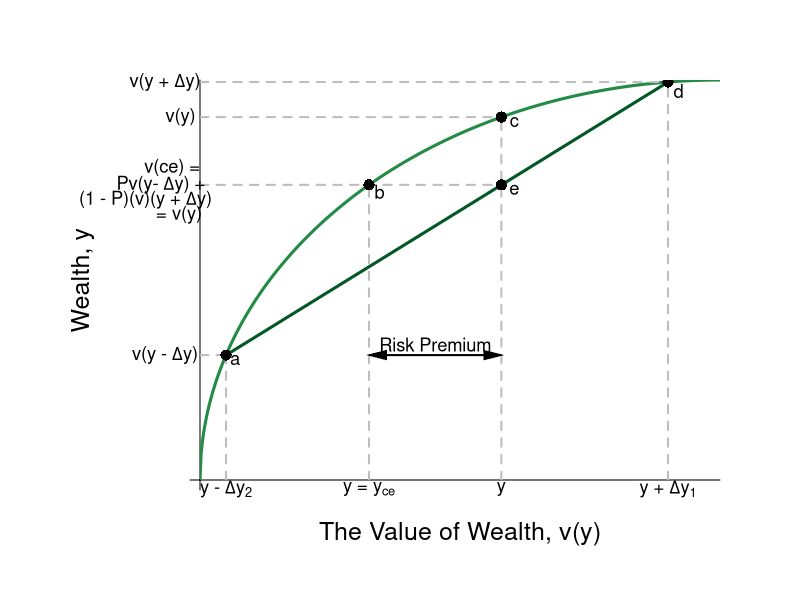

This figure's R source:
#Graph Designer: Simon Halliday
#Authors: Bowles, Foley and Halliday
#Title: Coordination, Conflict and Competition: A Text in Microeconomics

library(shape)
require(shape)
pdf(file = "/Users/rileyboeth/Library/Mobile Documents/com~apple~CloudDocs/bfh textbook - backup/coordination_failures/figure4_3.pdf", width = 10, height = 8)

#Set parameters for graphics
axislabelsize <- 1.5
labelsize <- 1.1
graphlinewidth <- 3
segmentlinewidth <- 2

COL <- c("#7fc97f", "#beaed4", "#fdc086", "#ffff99", "#386cb0", "#f0027f", "#bf5b17", "#666666")
COLA <- c("#e0f3db", "#99d8c9","#66c2a4","#41ae76", "#238b45", "#005824")
COLB <- c("#4eb3d3", "#2b8cbe", "#0868ac","#084081")

#Edited the margins to cater for the larger LHS labels
par(mar =  c(6, 10, 4, 4))

#Concave utility of wealth function

ConcaveU <- function(x,y){
  (1600-(x-40)^2)^(1/2)
}

#Add limits on axes and levels of utility for each indifference curve
ylims <- c(0, 40)
xlims <- c(0, 40)

npts <- 501 
x <- seq(xlims[1], xlims[2], length.out = npts)
y <- seq(ylims[1], ylims[2], length.out = npts) 

plot(0, 0, xlim = xlims, ylim = ylims, type = "n",
     xlab = expression(paste("")),
     ylab = expression(paste("")), 
     xaxt = "n", 
     yaxt = "n", 
     cex.lab = axislabelsize, 
     bty = "n", 
     xaxs="i", 
     yaxs="i"
)

#x and y limits with plain axes without ticks/numbers to match previous graph

ticksx <- seq(from = 0, to = xlims[2]+1, by = 41)
xlabels <- seq(from = 0, to = xlims[2], by = 1)
ticksy <- seq(from = 0, to = ylims[2]+1, by = 41)
ylabels <- seq(from = 0, to = ylims[2], by = 10)

axis(1,at = ticksx,  pos = 0, labels = FALSE)
axis(2,at = ticksy,  pos = 0, labels = FALSE, las = 1)

npts <- 500 
xx1 <- seq(xlims[1], xlims[2], length.out = npts)
xx2 <- seq(0, xlims[2], length.out = npts)
xx3 <- seq(xlims[1], 0, length.out = npts)
xx4 <- seq(-11, 0, length.out = npts)

#Axis labels and draw linear utility function
mtext(expression(paste("The Value of Wealth, v(y)")), side = 1, line = 2.5, cex = axislabelsize)
text(-9, 0.5*ylims[2], expression(paste("Wealth, y")), xpd = TRUE, cex = axislabelsize, srt = 90) 

lines(xx1, ConcaveU(xx1, y), col = COLA[5], lwd = graphlinewidth)

#Add line from pt a to pt c

segments(2, ConcaveU(2), 36, ConcaveU(36), lty = 1, col = COLA[6] , lwd = graphlinewidth)


#Label 5 points on line

text(2.7, ConcaveU(2)-.5, expression(paste("a")), cex = labelsize)
segments(2, 0, 2, ConcaveU(2), lty = 2, col = "gray", lwd = segmentlinewidth)
segments(0, ConcaveU(2), 2, ConcaveU(2), lty = 2, col = "gray", lwd = segmentlinewidth)
points(2, ConcaveU(2), pch = 16, col = "black", cex = 1.5)


text(24.18, ConcaveU(23.18)-.5, expression(paste("c")), cex = labelsize)
segments(23.18, 0, 23.18, ConcaveU(23.18), lty = 2, col = "gray", lwd = segmentlinewidth)
segments(0, ConcaveU(23.18), 23.18, ConcaveU(23.18), lty = 2, col = "gray", lwd = segmentlinewidth)
points(23.18, ConcaveU(23.18), pch = 16, col = "black", cex = 1.5)

text(24.18, ConcaveU(13)-.5, expression(paste("e")), cex = labelsize)
segments(0, ConcaveU(13), 23.18, ConcaveU(13), lty = 2, col = "gray", lwd = segmentlinewidth)
points(23.18, ConcaveU(13), pch = 16, col = "black", cex = 1.5)

text(13.8, ConcaveU(13)-.7, expression(paste("b")), cex = labelsize)
segments(13, 0, 13, ConcaveU(13), lty = 2, col = "gray", lwd = segmentlinewidth)
points(13, ConcaveU(13), pch = 16, col = "black", cex = 1.5)

text(36.8, ConcaveU(36)-.9, expression(paste("d")), cex = labelsize)
segments(36, 0, 36, ConcaveU(36), lty = 2, col = "gray", lwd = segmentlinewidth)
segments(0, ConcaveU(36), 36, ConcaveU(36), lty = 2, col = "gray", lwd = segmentlinewidth)
points(36, ConcaveU(36), pch = 16, col = "black", cex = 1.5)

#Label y-sub,x-sub,etc. on axes

text(36, -.9, expression(paste("y + ", Delta, "y"[1])), xpd = TRUE, cex = labelsize)
text(13, -.9, expression(paste("y = y"[ce])),  xpd = TRUE,  cex = labelsize)
text(2, -.9, expression(paste("y - ",Delta,"y"[2])),  xpd = TRUE,  cex = labelsize)
text(23.18, -.9, expression(paste("y")),  xpd = TRUE,  cex = labelsize)


text(-2.7, ConcaveU(36), expression(paste("v(y + ",Delta,"y)")), xpd = TRUE, cex = labelsize)
text(-1.95, ConcaveU(13)+1.7, expression(paste("v(ce) = ")),  xpd = TRUE, cex = labelsize)
text(-2.8, ConcaveU(13), expression(paste("Pv(y- ",Delta,"y) + ")),  xpd = TRUE, cex = labelsize)
text(-4.2, ConcaveU(13)-1.5, expression(paste("(1 - P)(v)(y + ",Delta,"y)")),  xpd = TRUE, cex = labelsize)
text(-1.8, ConcaveU(13)-3, expression(paste(" = v(y)")),  xpd = TRUE, cex = labelsize)
text(-2.7, ConcaveU(2), expression(paste("v(y - ",Delta,"y)")),  xpd = TRUE,  cex = labelsize)
text(-1.5, ConcaveU(23.18), expression(paste("v(y)")),  xpd = TRUE,  cex = labelsize)

#Add risk premium distance arrow and label

Arrows(13.6, ConcaveU(2), 22.58, ConcaveU(2), col = "black", lty = 1, lwd = 2, code = 3, arr.type = "triangle", arr.lwd = 0.5)
text((23.18+13)/2, ConcaveU(2)+1, expression(paste("Risk Premium")),  xpd = TRUE,  cex = labelsize)


dev.off()
